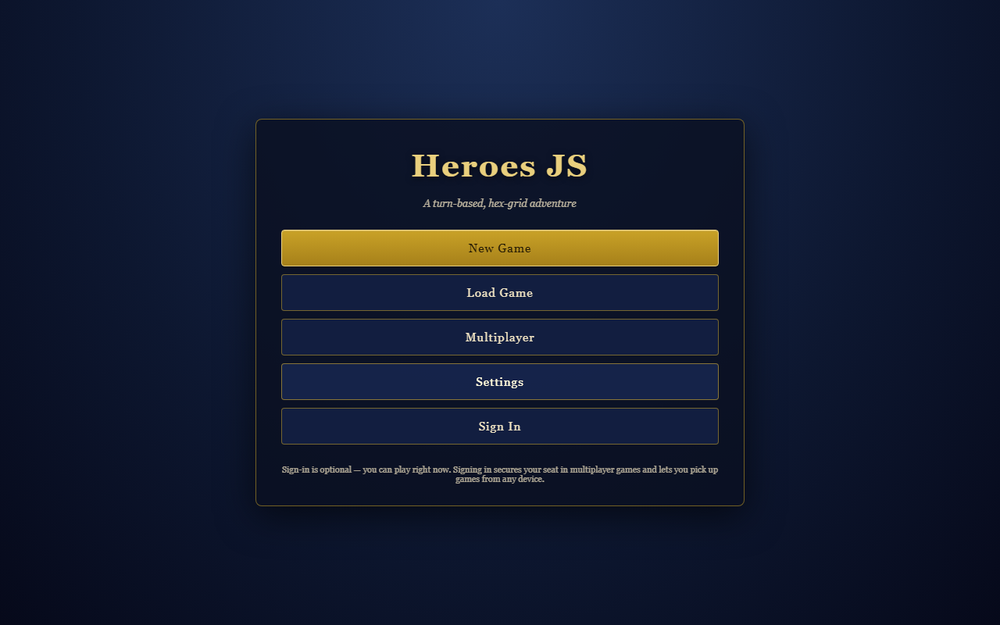
#> input picture test/proposedPath.png, 1000 x 625 px, shrunk from 1280 x 800 before the run
$ python remove_background.py ../test/proposedPath.png out.png
#> lines starting #> are read from the running program, lines starting #| are printed output that depends on the picture
import os
import random
from collections import Counter
from PIL import Image


def sample_corner_pixels(pixels, width, height, corner_size=12):
    """
    Sample corner_size pixels from each of the four corners.
    Returns a flat list of (r, g, b, a) tuples.
    """
    samples = []

    # Each corner: sample a grid of pixels within a small region
    # Use int(w**0.5) as the grid dimension
    grid_dim = int(corner_size ** 0.5)  # 3x4-ish or 4x3

    corners = [
        (0, 0),                       # top-left
        (width - grid_dim, 0),         # top-right
        (0, height - grid_dim),        # bottom-left
        (width - grid_dim, height - grid_dim),  # bottom-right
    ]

    for cx, cy in corners:
        for dx in range(grid_dim):
            for dy in range(grid_dim):
                sx = min(cx + dx, width - 1)
                sy = min(cy + dy, height - 1)
                samples.append(pixels[sx, sy])

    return samples


def detect_background_color(input_path):
    """
    Sample 12 pixels in each corner (48 total), find the mode color.
    Returns (r, g, b, a) of the most common corner pixel.
    """
    with Image.open(input_path) as img:
        rgba_img = img.convert("RGBA")
        pixels = rgba_img.load()
        width, height = rgba_img.size

        # Skip tiny images
        if width < 4 or height < 4:
            return None

        corner_pixels = sample_corner_pixels(pixels, width, height, corner_size=12)
        counter = Counter(corner_pixels)
        mode_color = counter.most_common(1)[0][0]
        return mode_color


def color_within_tolerance(pixel, target, tolerance):
    return (
        abs(pixel[0] - target[0]) <= tolerance
        and abs(pixel[1] - target[1]) <= tolerance
        and abs(pixel[2] - target[2]) <= tolerance
    )


def is_near_white(pixel, tolerance_percent=5):
    threshold = int(255 * (1 - tolerance_percent / 100))
    return pixel[0] >= threshold and pixel[1] >= threshold and pixel[2] >= threshold


def get_neighbors(x, y, width, height):
    neighbors = []
    for dx in (-1, 0, 1):
        for dy in (-1, 0, 1):
            if dx == 0 and dy == 0:
                continue
            nx, ny = x + dx, y + dy
            if 0 <= nx < width and 0 <= ny < height:
                neighbors.append((nx, ny))
    return neighbors


def strip_fringe(pixels, width, height, target_rgba, sample_size=500,
                 fringe_threshold_pct=3, white_tolerance_pct=5):
    """
    Detect white outline fringe pixels and remove them if:
    - the original background was near-white (auto-strip), OR
    - >= fringe_threshold_pct of sampled fringe pixels are near-white.
    """
    # Collect all fringe pixels
    fringe_positions = []
    for x in range(width):
        for y in range(height):
            if pixels[x, y][3] == 0:
                continue
            for nx, ny in get_neighbors(x, y, width, height):
                if pixels[nx, ny][3] == 0:
                    fringe_positions.append((x, y))
                    break

    if not fringe_positions:
        return 0

    # Sample the fringe pixels
    sample = fringe_positions
    if len(fringe_positions) > sample_size:
        sample = random.sample(fringe_positions, sample_size)

    near_white_count = sum(
        1 for x, y in sample if is_near_white(pixels[x, y], white_tolerance_pct)
    )
    near_white_pct = near_white_count * 100 / len(sample)

    bg_is_white = is_near_white(target_rgba)

    print(f"  Fringe: {len(fringe_positions)} pixels, {near_white_pct:.1f}% near-white, bg_white={bg_is_white}")

    should_strip = bg_is_white or (near_white_pct >= fringe_threshold_pct)

    if should_strip:
        for x, y in fringe_positions:
            pixels[x, y] = (0, 0, 0, 0)
        reason = "auto (white bg)" if bg_is_white else f">= {fringe_threshold_pct}% threshold"
        print(f"  -> Stripped {len(fringe_positions)} fringe pixels ({reason})")
        return len(fringe_positions)

    print(f"  -> Skipped")
    return 0


def remove_background(input_path, output_path, target_rgba, tolerance_percent=2):
    """
    Remove pixels whose RGB channels are all within tolerance_percent % of target_rgba.
    Then strip any white outline fringe.
    """
    tolerance = int(255 * tolerance_percent / 100)

    with Image.open(input_path) as img:
        rgba_img = img.convert("RGBA")
        pixels = rgba_img.load()
        width, height = rgba_img.size

        for x in range(width):
            for y in range(height):
                current = pixels[x, y]
                if color_within_tolerance(current, target_rgba, tolerance):
                    pixels[x, y] = (0, 0, 0, 0)

        print(f"  Removed background {target_rgba[:3]} (+/-{tolerance_percent}%) -> {os.path.basename(input_path)}")

        strip_fringe(pixels, width, height, target_rgba)

        rgba_img.save(output_path, "PNG")


# [19 lines left out: function fringe_only_pass, not called in this run]


def process_single_file(input_path, output_path):
    """
    Process a single image file: detect background, remove it, strip fringe.
    Works on opaque-background images and already-transparent images alike.
    """
    filename = os.path.basename(input_path)
    bg = detect_background_color(input_path)
#> in detect_background_color, img is the input picture: PIL image 1000x625 RGB; mean R, G, B 19.9, 27.7, 48.3
#> in detect_background_color, `corner_pixels = sample_corner_pixels(pixels, width, height, corner_siz..`: corner_pixels = 36 items, first 6: (11, 19, 42, 255), (11, 19, 42, 255), (11, 19, 42, 255), (11, 20, 42, 255), (12, 20, 43, 255), (11, 19, 42, 255)
#> in detect_background_color, `counter = Counter(corner_pixels)`: counter = 10 items
#> in detect_background_color, `mode_color = counter.most_common(1)[0][0]`: mode_color = (6, 9, 26, 255)
#> bg = (6, 9, 26, 255)

    if bg is None:
        print(f"  [error] {filename}: too small to process")
        return

    if bg[3] == 0:
        print(f"  [already transparent, checking fringe] -> {filename}")
        fringe_only_pass(input_path, output_path)
    else:
        remove_background(input_path, output_path, bg)
#|   Removed background (6, 9, 26) (+/-2%) -> proposedPath.png
#> in strip_fringe, `bg_is_white = is_near_white(target_rgba)`: bg_is_white = False
#|   Fringe: 5784 pixels, 0.0% near-white, bg_white=False
#> in remove_background, `rgba_img.save(output_path, "PNG")`:
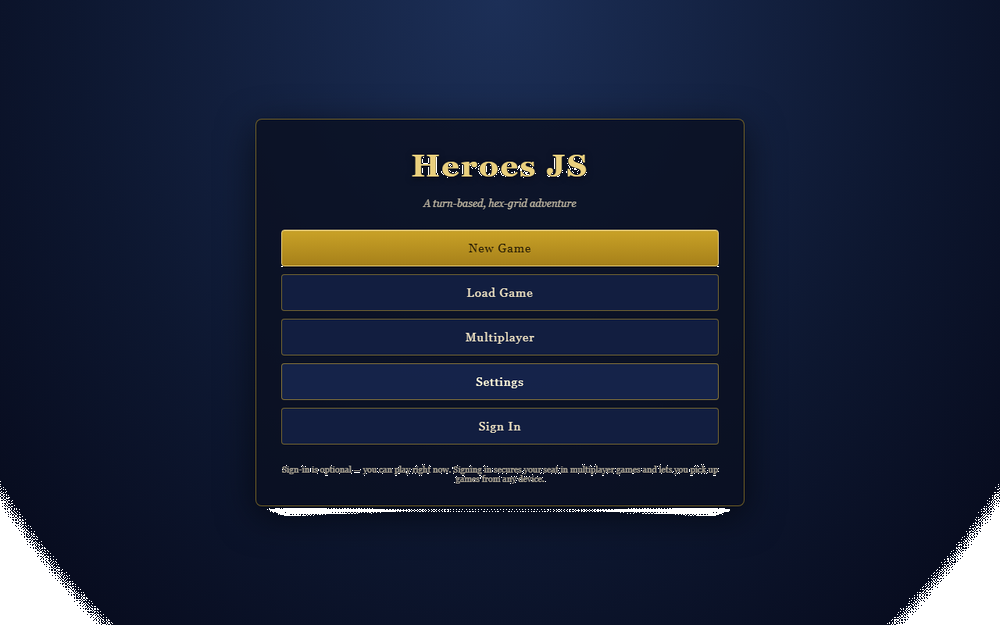
#> saved as out.png: PIL image 1000x625 RGBA; mean R, G, B, A 19.7, 27.5, 47.6, 248.9; transparent parts drawn white


# [45 lines left out: function process_folder, not called in this run]


if __name__ == "__main__":
    import sys

    if len(sys.argv) < 2:
        print("Usage:")
        print("  Single file:  python scripts/remove_background.py <input.png> [output.png]")
        print("  Directory:    python scripts/remove_background.py <input_dir/> [output_dir/]")
        sys.exit(1)

    target = sys.argv[1]

    if os.path.isfile(target):
        # Single file mode
        input_path = target
        if len(sys.argv) >= 3:
            output_path = sys.argv[2]
        else:
            base, ext = os.path.splitext(input_path)
            output_path = f"{base}_transparent{ext}"

        print(f"Processing single file: {os.path.basename(input_path)}")
        process_single_file(input_path, output_path)
        print(f"Output: {output_path}")

    elif os.path.isdir(target):
        # Directory mode
        folder_path = target
        output_folder = sys.argv[2] if len(sys.argv) >= 3 else None

        print(f"Target folder: {folder_path}")
        print("Detecting background colors from 12 corner pixels per corner (48 total)...\n")
        process_folder(folder_path, output_folder)

    else:
        print(f"Error: '{target}' is not a valid file or directory")
        sys.exit(1)
